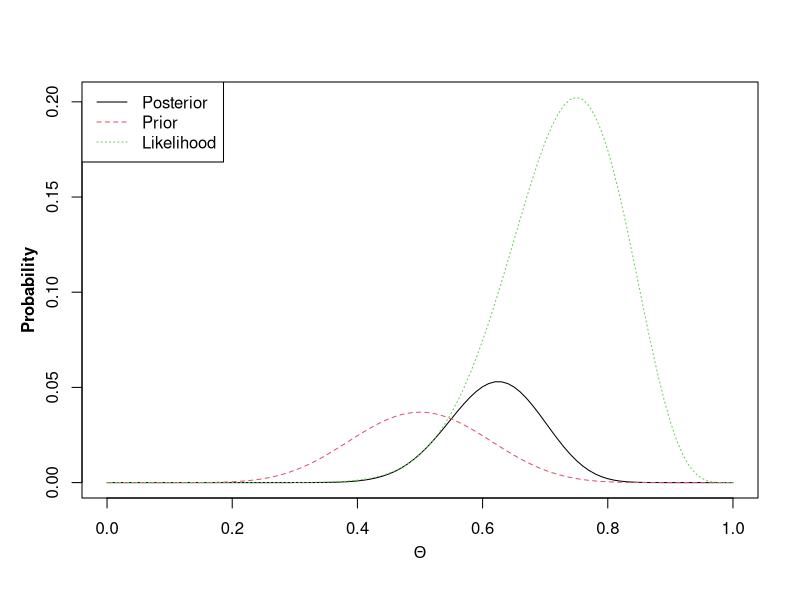

This figure's R source:


bin.prob <- function(p,n,h){
  probab  <- factorial(n)*p^h*(1-p)^(n-h)/(factorial(h)*factorial(n-h))
}

normalizing.fun <- function(n,h,prior.n,prior.h){
  beta <- prior.n - prior.h+1
  prior.h <- prior.h+1
  nc <- factorial(n)*beta(h+prior.h,n-h+beta)/(factorial(h)*factorial(n-h)*beta(prior.h,beta))
}



posterior.fun <- function(probs,n,h,prior.n,prior.h){
  
  #define additional variables
  beta <- prior.n - prior.h+1
  alpha <- prior.h+1
  
  #Likelihiood
  L <- dbinom(h,n,probs)
  
  #Prior
  prior <- dbeta(probs,alpha,beta)
  prior <- prior/sum(prior)
  #normalizing constant
  nc <- factorial(n)*beta(h+alpha,n-h+beta)/(factorial(h)*factorial(n-h)*beta(alpha,beta))
  
  posterior <- L*prior/nc
  
  output <- data.frame(parameter=probs,Posterior=posterior,Prior=prior,Likelihood = L)
  matplot(output$parameter,output[,2:4],type='l',xlab='',ylab='')
  mtext(side=1,line=2.2,font=2,expression(Theta),cex=1)
  mtext(side=2,line=2.2,font=2,cex=1,'Probability')
  legend('topleft',col=1:3,lty=1:3,legend=c('Posterior','Prior','Likelihood'))
  return(output)
}

# Observations for LIkelihood
n <- 20
h <- 15

# Coin flips for prior
prior.n <- 20
prior.h <-  10 

probs <-  seq(0,1,0.01)

outp <- posterior.fun(probs=probs,
                      n = n,
                      h = h,
                      prior.n = prior.n,
                      prior.h = prior.h)